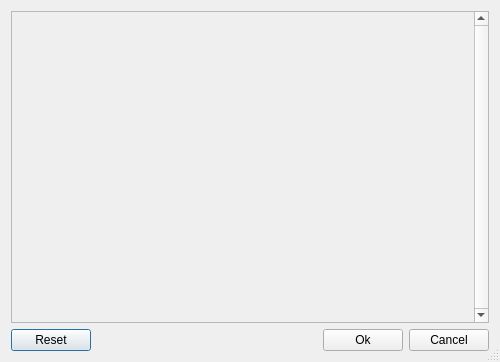
<ui version="4.0" stdsetdef="1">
  <author>Peter Bartfai</author>
  <class>ExportOptionPanel</class>
  <widget class="QDialog" name="ExportOptionPanel">
    <property name="geometry">
      <rect>
        <x>0</x>
        <y>0</y>
        <width>500</width>
        <height>362</height>
      </rect>
    </property>
    <property name="windowTitle">
      <string>POV Export Options</string>
    </property>
    <property name="windowIcon">
      <iconset resource="resources.qrc" >
      <normaloff>:/images/images/LDViewIcon16.png</normaloff>:/images/images/LDViewIcon16.png</iconset>
    </property>
    <property name="sizeGripEnabled">
      <bool>true</bool>
    </property>
    <layout class="QVBoxLayout" name="mainLayout">
      <property name="margin">
        <number>11</number>
      </property>
      <property name="spacing">
        <number>6</number>
      </property>
      <item>
        <widget class="QScrollArea" name="scrollArea" >
          <property name="sizePolicy">
            <sizepolicy hsizetype="Minimum" vsizetype="Expanding">
              <horstretch>0</horstretch>
              <verstretch>0</verstretch>
            </sizepolicy>
          </property>
          <property name="verticalScrollBarPolicy" >
            <enum>Qt::ScrollBarAlwaysOn</enum>
          </property>
          <property name="horizontalScrollBarPolicy" >
            <enum>Qt::ScrollBarAsNeeded</enum>
          </property>
          <property name="widgetResizable" >
            <bool>true</bool>
          </property>
        </widget>
      </item>
      <item>
        <layout class="QHBoxLayout" name="buttonsLayout">
          <item>
            <widget class="QPushButton" name="resetButton">
              <property name="text">
                <string>Reset</string>
              </property>
            </widget>
          </item>
          <item>
            <spacer name="spacer1">
              <property name="sizeHint">
                <size>
                  <width>40</width>
                  <height>20</height>
                </size>
              </property>
              <property name="sizeType">
                <enum>QSizePolicy::Expanding</enum>
              </property>
              <property name="orientation">
                <enum>Qt::Horizontal</enum>
              </property>
            </spacer>
          </item>
          <item>
            <widget class="QPushButton" name="okButton">
              <property name="text">
                <string>Ok</string>
              </property>
            </widget>
          </item>
          <item>
            <widget class="QPushButton" name="cancelButton">
              <property name="text">
                <string>Cancel</string>
              </property>
            </widget>
          </item>
        </layout>
      </item>
    </layout>
  </widget>
  <layoutdefault spacing="6" margin="11"/>
  <resources>
   <include location="resources.qrc" />
  </resources>
</ui>
